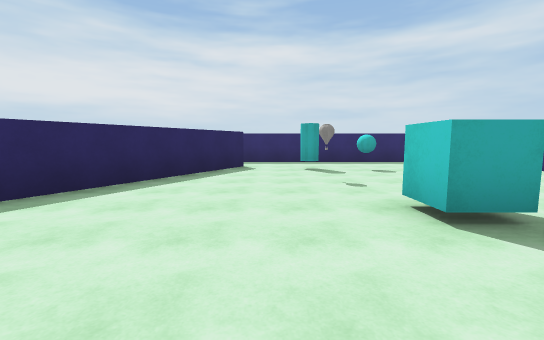
View 1 (above)

16 first-person views from a walk through a scene from a Unity 3-D project. The camera is 1.5 m above the floor, tilts 6° down and sees 90° across. The floor is counted in squares, 2 m on a side. Each view is taken from the middle of a square. On the plan, view 1 faces up. The plan holds only what a view shows up to about 10 squares ahead; the rest is blank. The player is left out. Some surface patterns are stand-ins.

View 2
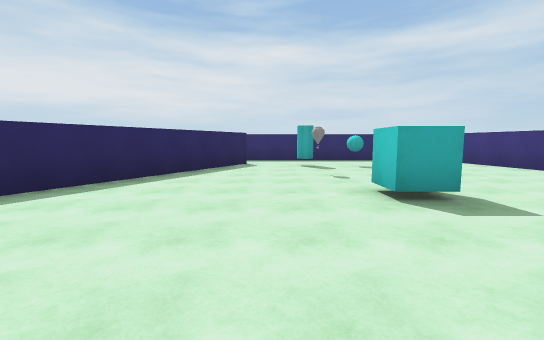

View 3
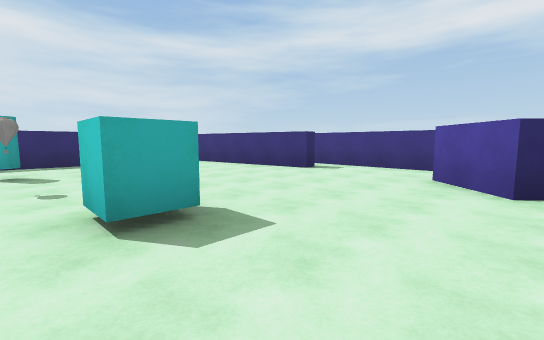

View 4
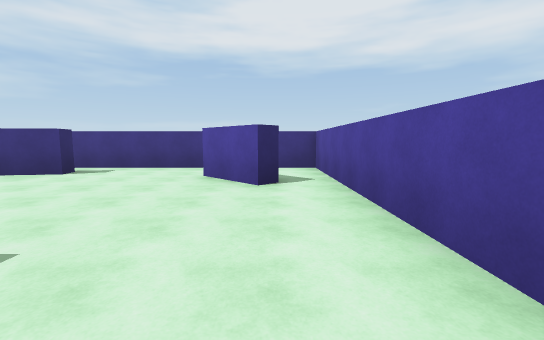

View 5
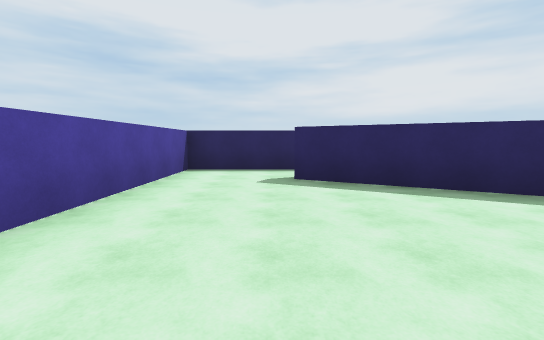

View 6
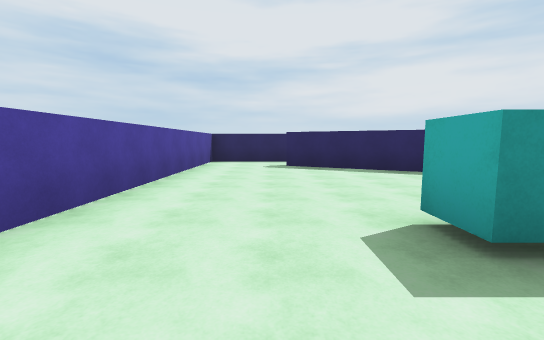

View 7
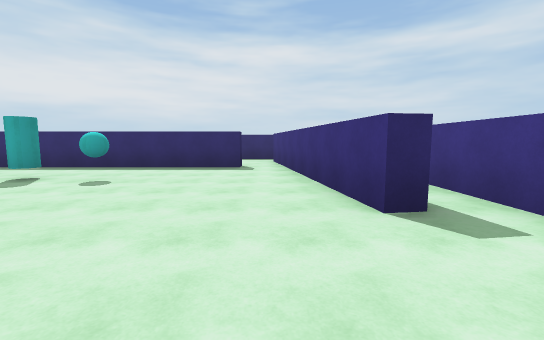

View 8
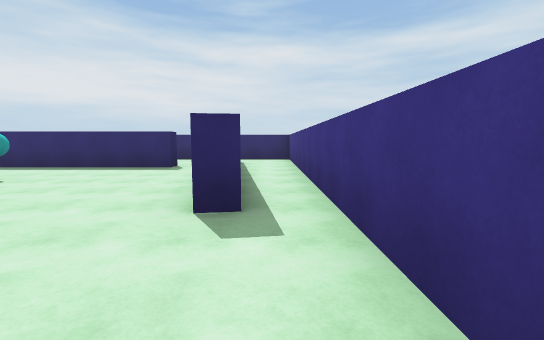

View 9
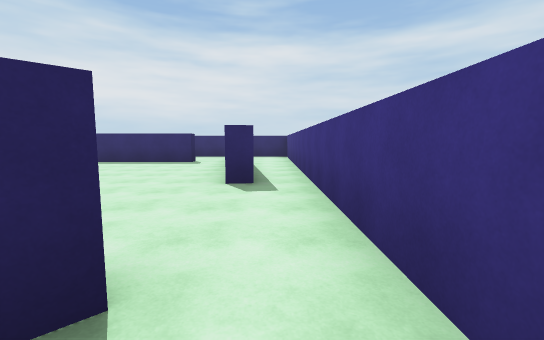

View 10
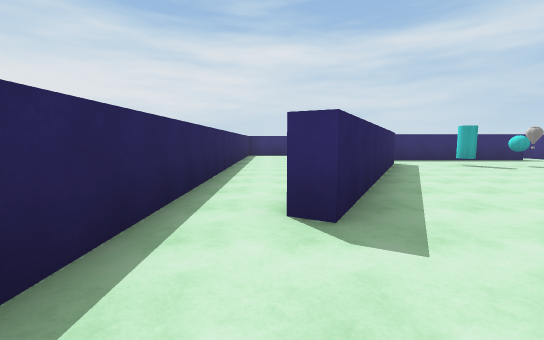

View 11
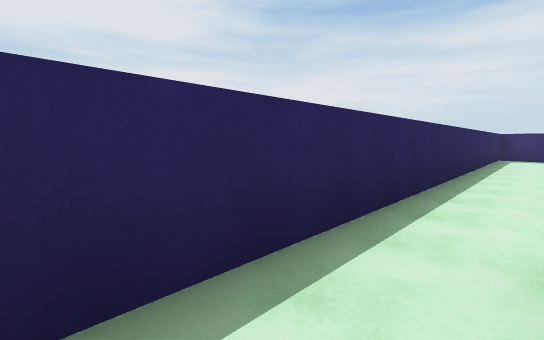

View 12
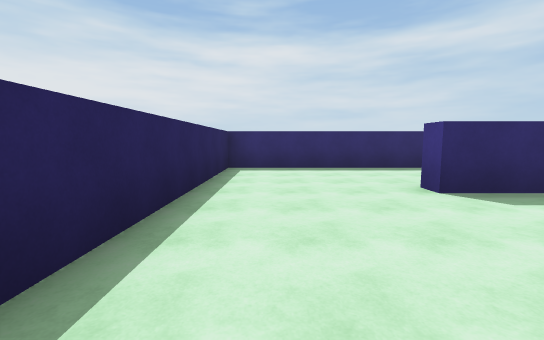

View 13
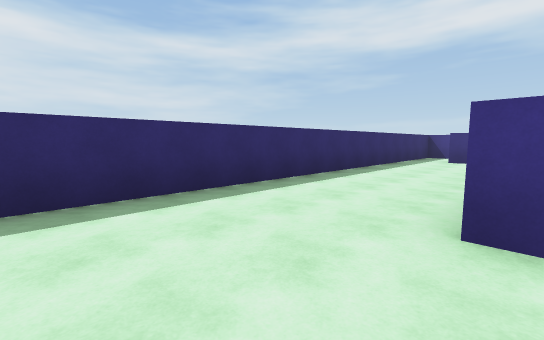

View 14
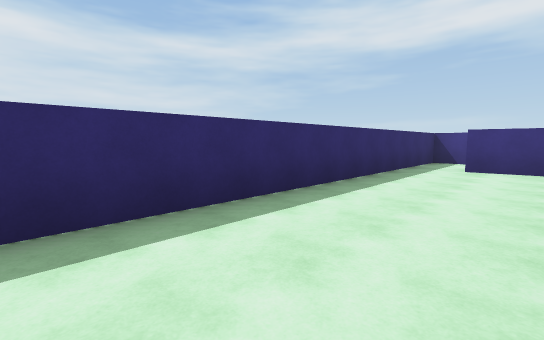

View 15
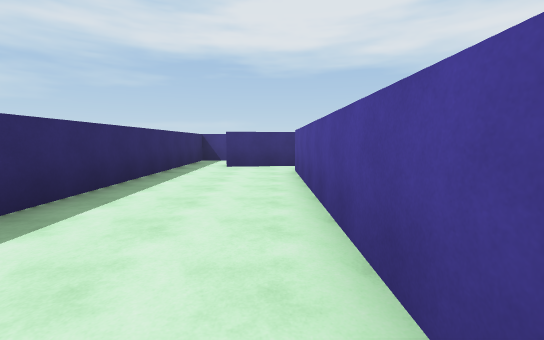

View 16
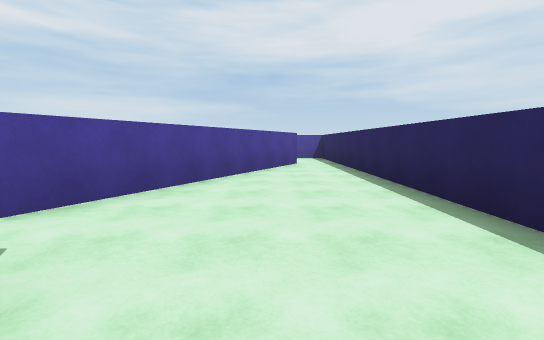

### Floor plan
Points are (right, up) in squares from view 1. A wall is a line through its corners. A room is listed if a view was taken in it or the views show most of it. See-through windows are left out.
Room 1 (views 1, 2, 3, 4, 5, 6, 7, 8, 10, 11)
walls: (-0.8, 8.3) (-4.4, 1.4) (-4.9, 1.7) (-3.5, 4.3); (6, -0.2) (5.6, 0.2) (7, 1.6); (7.8, 4.9) (7.2, 4.8) (6.4, 10.6); (5.1, 10.4) (5.1, 9.9) (-1.6, 9.9); (8.8, 1.5) (8.8, 11.5); (-6.2, 4.5) (-6.2, -1.2) (5.5, -1.2)
ways out: opening at (6.5, -1) to room 2; opening at (8, 0.5) to room 2; opening at (-5, 4) to room 3; opening at (-1, 9) to room 3; opening at (8, 11) to room 4
objects: other object (1, 7); other object (2, 3); other object (3, 7)
Room 2 (view 9)
walls: (7.3, 1.2) (7, 0.9); (5.5, -1.2) (8.8, -1.2) (8.8, 1.5)
ways out: opening at (6.5, -1) to room 1; opening at (8, 0.5) to room 1
Room 3 (views 12, 13, 14, 15, 16)
walls: (-1.5, 10.4) (5.1, 10.4); (-1.6, 9.9) (-2.6, 9.9) (-2.6, 10.5); (-3.5, 4.3) (-1.3, 8.4); (5.6, 13.7) (-6.2, 13.7) (-6.2, 4.5); (6.4, 10.6) (6.1, 12.4)
ways out: opening at (-5, 4) to room 1; opening at (-1, 9) to room 1; opening at (5, 13) to room 4
Room 4 (no view inside)
walls: (8.8, 11.5) (8.8, 13.7) (5.6, 13.7)
ways out: opening at (8, 11) to room 1; opening at (5, 13) to room 3

Where each view was taken, in squares from view 1:
view 1: 0 up, 0 right, facing up
view 2: 1 down, 0 right, facing up
view 3: 0 up, 1 right, facing up-right
view 4: 0 up, 1 right, facing right
view 5: 1 up, 1 right, facing left
view 6: 1 up, 4 right, facing left
view 7: 2 up, 6 right, facing up
view 8: 2 up, 8 right, facing up
view 9: 0 up, 8 right, facing up
view 10: 1 down, 5 left, facing up
view 11: 0 up, 5 left, facing up-left
view 12: 6 up, 5 left, facing up
view 13: 10 up, 5 left, facing up-right
view 14: 11 up, 2 left, facing up-right
view 15: 11 up, 2 left, facing right
view 16: 11 up, 4 left, facing down
